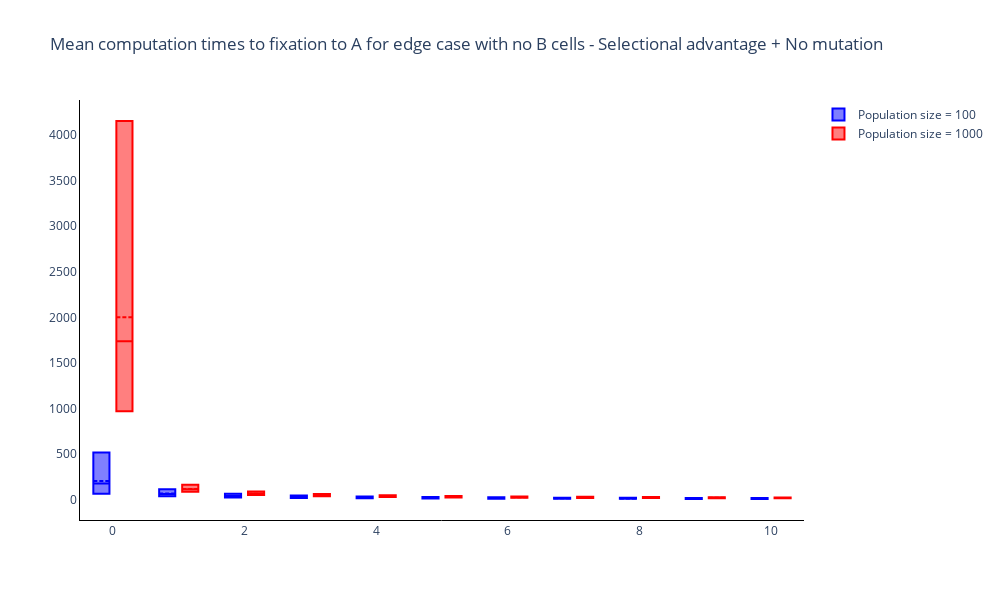

The notebook cell saved with this chart:
### Markdown cell above
### Boxplot of times to fixation to A for different population sizes and selective advatantages

### Code cell
# Trace names - represent the transition probabilities used for the simulation
trace_name = ['Population size = {}'.format(N) for N in small_N]

fig = go.Figure()

# Add traces of the transition probabilities
for n, _ in enumerate(small_N):
    fig.add_trace(
        go.Box(
            mean=[np.mean(np.asarray(j)) for j in comput_time_fix_A[n]],
            median=[np.quantile(np.asarray(j), 0.5) for j in comput_time_fix_A[n]],
            q1=[np.quantile(np.asarray(j), 0.025) for j in comput_time_fix_A[n]],
            q3=[np.quantile(np.asarray(j), 0.975) for j in comput_time_fix_A[n]],
            name = trace_name[n],
            marker_color = colours[n]
        )
    )

fig.update_layout(
    boxmode='group',
    title='Mean computation times to fixation to A for edge case with no B cells - Selectional advantage + No mutation',
    width=1000, 
    height=600,
    plot_bgcolor='white',
    xaxis=dict(linecolor='black'),
    yaxis=dict(linecolor='black'),
)

### Figure 1 — Plotly figure (JSON) as saved in the notebook; plotly's stock layout.template omitted (floating-point values rounded to 4 significant figures)
{"data": [{"marker": {"color": "blue"}, "mean": [207.4, 69.59, 42.99, 32.37, 26.36, 22.63, 19.99, 17.92, 16.38, 15.21, 14.19], "median": [180, 66, 42, 32, 26, 22, 20, 18, 16, 15, 14], "name": "Population size = 100", "q1": [68.25, 39, 27, 21, 17, 15, 14, 13, 12, 11, 10], "q3": [520, 116, 67, 48, 38, 33, 29, 25, 23, 21, 20], "type": "box"}, {"marker": {"color": "red"}, "mean": [2001.0, 120.1, 68.54, 50.06, 40.03, 34.02, 29.73, 26.62, 24.22, 22.37, 20.9], "median": [1739, 118, 67, 49, 39, 34, 29, 26, 24, 22, 21], "name": "Population size = 1000", "q1": [972.6, 90, 53, 39.58, 32, 27, 24, 22, 20, 18, 17], "q3": [4152, 165, 91, 66, 52, 43, 38, 34, 31, 28, 26], "type": "box"}], "layout": {"boxmode": "group", "height": 600, "plot_bgcolor": "white", "title": {"text": "Mean computation times to fixation to A for edge case with no B cells - Selectional advantage + No mutation"}, "width": 1000, "xaxis": {"linecolor": "black"}, "yaxis": {"linecolor": "black"}}}
